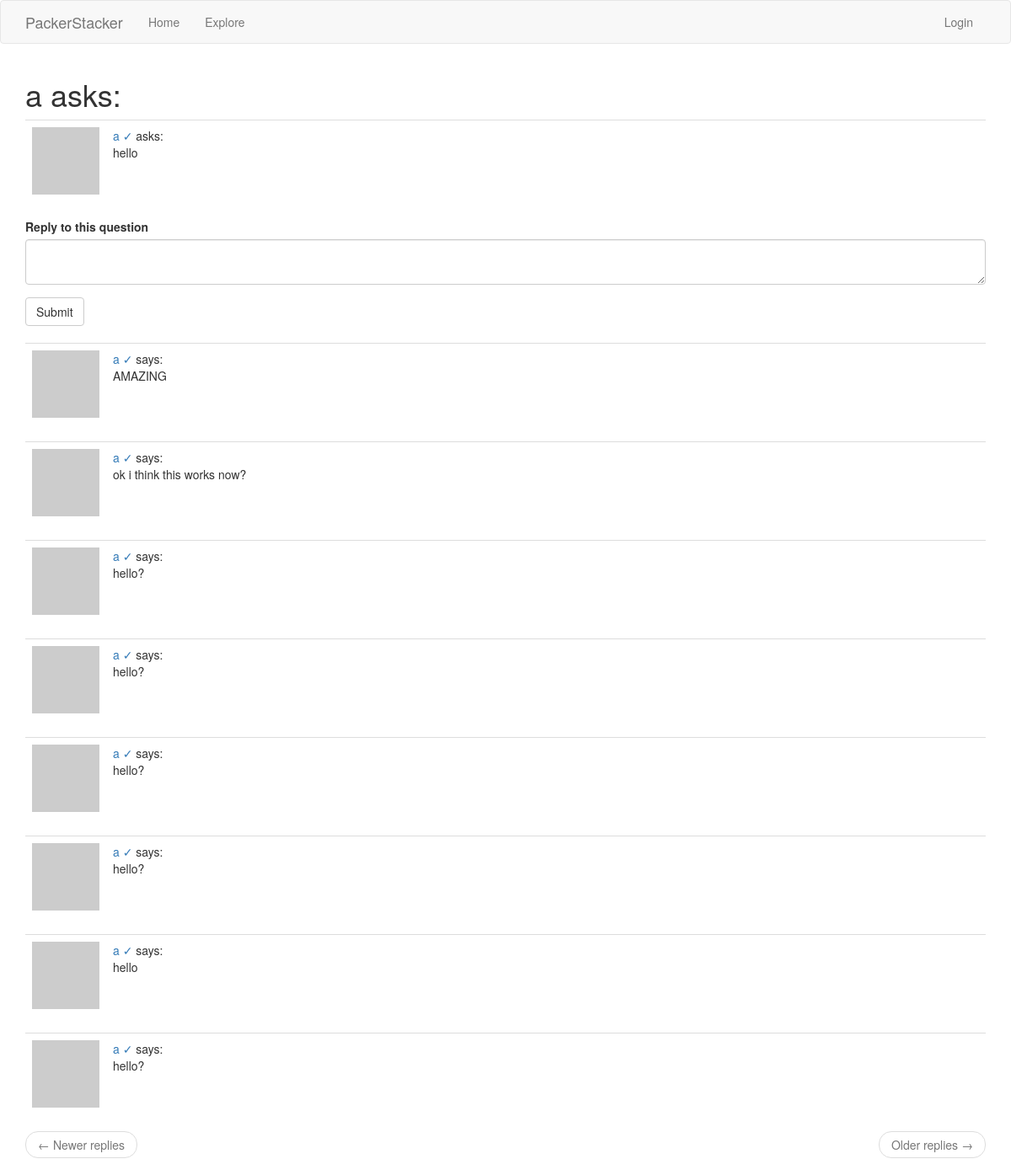
Screenshot of /q/2 with the database file from the repository.
### app/models.py (models this page shows, shortened)
class User(UserMixin, db.Model):
    id = db.Column(db.Integer, primary_key=True)
    username = db.Column(db.String(64), index=True, unique=True)
    email = db.Column(db.String(120), index=True, unique=True)
    password_hash = db.Column(db.String(128))
    questions = db.relationship('Question', backref='author', lazy='dynamic')
    replies = db.relationship('Reply', backref='author', lazy='dynamic')
    about_me = db.Column(db.String(140))
    last_seen = db.Column(db.DateTime, default=datetime.utcnow)
    type = db.Column(db.Boolean())
    def avatar(self, size):
        digest = md5(self.email.lower().encode('utf-8')).hexdigest()
        return 'https://www.gravatar.com/avatar/{}?d=identicon&s={}'.format(digest, size)
    followed = db.relationship(
        'User', secondary=followers,
        primaryjoin=(followers.c.follower_id == id),
        secondaryjoin=(followers.c.followed_id == id),
        backref=db.backref('followers', lazy='dynamic'), lazy='dynamic')

class Question(db.Model):
    id = db.Column(db.Integer, primary_key=True)
    body = db.Column(db.String(1000))
    timestamp = db.Column(db.DateTime, index=True, default=datetime.utcnow)
    user_id = db.Column(db.Integer, db.ForeignKey('user.id'))
    replies = db.relationship('Reply', backref='op', lazy='dynamic')
    def q_replies(self):
        replies = Reply.query.filter_by(post_id=self.id)
        return replies.order_by(Reply.timestamp.desc())

class Reply(db.Model):
    id = db.Column(db.Integer, primary_key=True)
    body = db.Column(db.String(1000))
    timestamp = db.Column(db.DateTime, index=True, default=datetime.utcnow)
    user_id = db.Column(db.Integer, db.ForeignKey('user.id'))
    post_id = db.Column(db.Integer, db.ForeignKey('question.id'))

### app/routes.py (the view)
@app.route('/q/<id>', methods=['GET', 'POST'])
def question_page(id):
    question = Question.query.filter_by(id=id).first_or_404()
    page = request.args.get('page', 1, type=int)
    form = ReplyForm()
    if form.validate_on_submit():
        reply = Reply(body=form.reply.data, author=current_user, op=question)
        db.session.add(reply)
        db.session.commit()
        flash('Thanks for answering!')
        return redirect(url_for('question_page', id=id))
    page = request.args.get('page', 1, type=int)
    replies = question.q_replies().paginate(
        page=page, per_page=app.config['QUESTIONS_PER_PAGE'], error_out=False)
    next_url = url_for('q/<id>', page=replies.next_num) \
        if replies.has_next else None
    prev_url = url_for('q/<id>', page=replies.prev_num) \
        if replies.has_prev else None
    return render_template("question_page.html", title='Question', form=form, question=question,
        replies=replies.items, next_url=next_url, prev_url=prev_url)

### app/forms.py
class ReplyForm(FlaskForm):
    reply = TextAreaField('Reply to this question', validators=[
        DataRequired(), Length(min=1, max=1000)])
    submit = SubmitField('Submit')

### app/routes.py (called while the page is built)
@app.before_request
def before_request():
    if current_user.is_authenticated:
        current_user.last_seen = datetime.utcnow()
        db.session.commit()

### app/templates/question_page.html
{% extends "base.html" %}
{% import 'bootstrap/wtf.html' as wtf %}
{% block app_content %}
  <table>
    <h1>{{ question.author.username }} asks: </h1>
        {% include '_question_view.html' %}
  </table>
  {% if form %}
  {{ wtf.quick_form(form) }}
  <br>
  {% endif %}
  {% for reply in replies %}
      {% include '_reply.html' %}
  {% endfor %}
  <nav aria-label="...">
      <ul class="pager">
          <li class="previous{% if not prev_url %} disabled{% endif %}">
              <a href="{{ prev_url or '#' }}">
                  <span aria-hidden="true">&larr;</span> Newer replies
              </a>
          </li>
          <li class="next{% if not next_url %} disabled{% endif %}">
              <a href="{{ next_url or '#' }}">
                  Older replies <span aria-hidden="true">&rarr;</span>
              </a>
          </li>
      </ul>
  </nav>
{% endblock %}

### app/templates/_question_view.html
<table class="table table-hover">
        <tr>
            <td width="70px">
                    <a><img src="{{ question.author.avatar(70) }}" />
            </td>
            <td>
                <a href="{{ url_for('user', username=question.author.username) }}">
                    {{ question.author.username }} {%if question.author.type %} &#x2713; {%endif%}
                </a>
                asks:
                <br>
                {{ question.body }}
            </td>
        </tr>
    </table>

### app/templates/_reply.html
<table class="table table-hover">
        <tr>
            <td width="70px">
                    <a><img src="{{ reply.author.avatar(70) }}" />
            </td>
            <td>
                <a href="{{ url_for('user', username=reply.author.username) }}">
                    {{ reply.author.username }} {%if reply.author.type %} &#x2713; {%endif%}
                </a>
                says:
                <br>
                {{ reply.body }}
            </td>
        </tr>
    </table>

### rows the page displays
User: author.username "a"
Question: body "hello"
Reply: author.username "a", body "AMAZING"
Reply: author.username "a", body "ok i think this works now?"
Reply: author.username "a", body "hello?"
Reply: author.username "a", body "hello?"
Reply: author.username "a", body "hello?"
Reply: author.username "a", body "hello?"
Reply: author.username "a", body "hello"
Reply: author.username "a", body "hello?"
